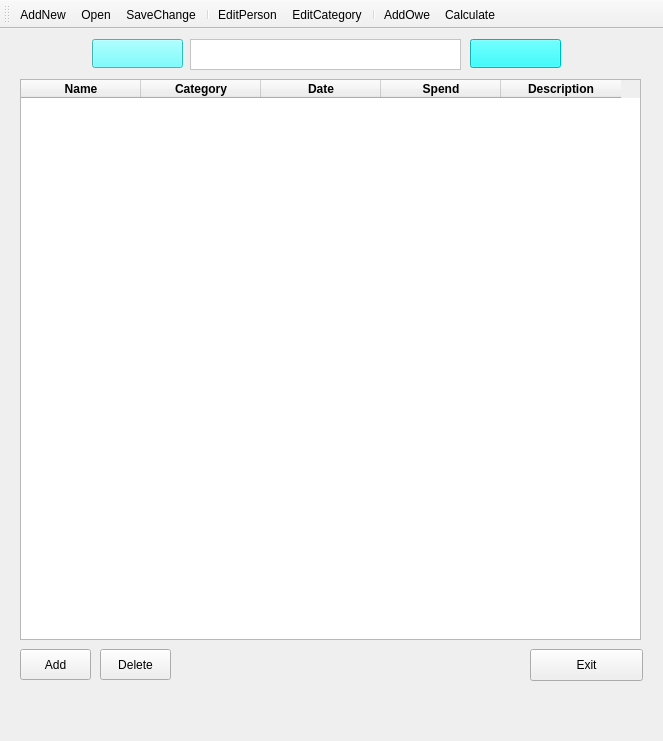
<?xml version="1.0" encoding="UTF-8"?>
<ui version="4.0">
 <class>MainWindow</class>
 <widget class="QMainWindow" name="MainWindow">
  <property name="geometry">
   <rect>
    <x>0</x>
    <y>0</y>
    <width>663</width>
    <height>741</height>
   </rect>
  </property>
  <property name="sizePolicy">
   <sizepolicy hsizetype="Fixed" vsizetype="Fixed">
    <horstretch>0</horstretch>
    <verstretch>0</verstretch>
   </sizepolicy>
  </property>
  <property name="minimumSize">
   <size>
    <width>663</width>
    <height>741</height>
   </size>
  </property>
  <property name="maximumSize">
   <size>
    <width>663</width>
    <height>741</height>
   </size>
  </property>
  <property name="contextMenuPolicy">
   <enum>Qt::DefaultContextMenu</enum>
  </property>
  <property name="windowTitle">
   <string>PyBill</string>
  </property>
  <property name="autoFillBackground">
   <bool>false</bool>
  </property>
  <property name="styleSheet">
   <string notr="true"/>
  </property>
  <widget class="QWidget" name="centralwidget">
   <property name="styleSheet">
    <string notr="true"/>
   </property>
   <widget class="QPushButton" name="exit">
    <property name="geometry">
     <rect>
      <x>530</x>
      <y>620</y>
      <width>113</width>
      <height>32</height>
     </rect>
    </property>
    <property name="sizePolicy">
     <sizepolicy hsizetype="Fixed" vsizetype="Fixed">
      <horstretch>0</horstretch>
      <verstretch>0</verstretch>
     </sizepolicy>
    </property>
    <property name="text">
     <string>Exit</string>
    </property>
   </widget>
   <widget class="QTableWidget" name="tableWidget">
    <property name="geometry">
     <rect>
      <x>20</x>
      <y>50</y>
      <width>621</width>
      <height>561</height>
     </rect>
    </property>
    <property name="sizePolicy">
     <sizepolicy hsizetype="Fixed" vsizetype="Expanding">
      <horstretch>0</horstretch>
      <verstretch>0</verstretch>
     </sizepolicy>
    </property>
    <property name="layoutDirection">
     <enum>Qt::LeftToRight</enum>
    </property>
    <property name="styleSheet">
     <string notr="true"/>
    </property>
    <property name="horizontalScrollBarPolicy">
     <enum>Qt::ScrollBarAlwaysOff</enum>
    </property>
    <property name="sizeAdjustPolicy">
     <enum>QAbstractScrollArea::AdjustToContents</enum>
    </property>
    <property name="autoScroll">
     <bool>true</bool>
    </property>
    <property name="editTriggers">
     <set>QAbstractItemView::DoubleClicked</set>
    </property>
    <property name="sortingEnabled">
     <bool>true</bool>
    </property>
    <property name="columnCount">
     <number>5</number>
    </property>
    <attribute name="horizontalHeaderVisible">
     <bool>true</bool>
    </attribute>
    <attribute name="horizontalHeaderDefaultSectionSize">
     <number>120</number>
    </attribute>
    <attribute name="horizontalHeaderHighlightSections">
     <bool>true</bool>
    </attribute>
    <attribute name="horizontalHeaderMinimumSectionSize">
     <number>120</number>
    </attribute>
    <attribute name="verticalHeaderVisible">
     <bool>true</bool>
    </attribute>
    <attribute name="verticalHeaderHighlightSections">
     <bool>false</bool>
    </attribute>
    <column>
     <property name="text">
      <string>Name</string>
     </property>
     <property name="font">
      <font>
       <weight>75</weight>
       <bold>true</bold>
      </font>
     </property>
    </column>
    <column>
     <property name="text">
      <string>Category</string>
     </property>
     <property name="font">
      <font>
       <weight>75</weight>
       <bold>true</bold>
      </font>
     </property>
    </column>
    <column>
     <property name="text">
      <string>Date</string>
     </property>
     <property name="font">
      <font>
       <weight>75</weight>
       <bold>true</bold>
      </font>
     </property>
    </column>
    <column>
     <property name="text">
      <string>Spend</string>
     </property>
     <property name="font">
      <font>
       <weight>75</weight>
       <bold>true</bold>
      </font>
     </property>
    </column>
    <column>
     <property name="text">
      <string>Description</string>
     </property>
     <property name="font">
      <font>
       <weight>75</weight>
       <bold>true</bold>
      </font>
     </property>
    </column>
   </widget>
   <widget class="QTextBrowser" name="Month">
    <property name="geometry">
     <rect>
      <x>190</x>
      <y>10</y>
      <width>271</width>
      <height>31</height>
     </rect>
    </property>
    <property name="styleSheet">
     <string notr="true">background-color: rgb(255, 255, 255);</string>
    </property>
   </widget>
   <widget class="QPushButton" name="PreviousMonth">
    <property name="geometry">
     <rect>
      <x>92</x>
      <y>10</y>
      <width>91</width>
      <height>29</height>
     </rect>
    </property>
    <property name="minimumSize">
     <size>
      <width>91</width>
      <height>29</height>
     </size>
    </property>
    <property name="maximumSize">
     <size>
      <width>91</width>
      <height>29</height>
     </size>
    </property>
    <property name="toolTip">
     <string>&lt;html&gt;&lt;head/&gt;&lt;body&gt;&lt;p&gt;Previous Month&lt;/p&gt;&lt;/body&gt;&lt;/html&gt;</string>
    </property>
    <property name="layoutDirection">
     <enum>Qt::LeftToRight</enum>
    </property>
    <property name="styleSheet">
     <string notr="true">background-color: rgb(85, 255, 255);</string>
    </property>
    <property name="text">
     <string/>
    </property>
    <property name="icon">
     <iconset resource="../Resource/Icon.qrc">
      <normaloff>:/icon/Icon/Previous.png</normaloff>:/icon/Icon/Previous.png</iconset>
    </property>
   </widget>
   <widget class="QPushButton" name="NextMonth">
    <property name="geometry">
     <rect>
      <x>470</x>
      <y>10</y>
      <width>91</width>
      <height>29</height>
     </rect>
    </property>
    <property name="minimumSize">
     <size>
      <width>91</width>
      <height>29</height>
     </size>
    </property>
    <property name="maximumSize">
     <size>
      <width>91</width>
      <height>29</height>
     </size>
    </property>
    <property name="toolTip">
     <string>&lt;html&gt;&lt;head/&gt;&lt;body&gt;&lt;p&gt;Next Month&lt;/p&gt;&lt;/body&gt;&lt;/html&gt;</string>
    </property>
    <property name="layoutDirection">
     <enum>Qt::LeftToRight</enum>
    </property>
    <property name="styleSheet">
     <string notr="true">background-color: rgb(0, 255, 255);</string>
    </property>
    <property name="text">
     <string/>
    </property>
    <property name="icon">
     <iconset resource="../Resource/Icon.qrc">
      <normaloff>:/icon/Icon/Forward.png</normaloff>:/icon/Icon/Forward.png</iconset>
    </property>
   </widget>
   <widget class="QPushButton" name="addRow">
    <property name="geometry">
     <rect>
      <x>20</x>
      <y>620</y>
      <width>71</width>
      <height>31</height>
     </rect>
    </property>
    <property name="toolTip">
     <string>&lt;html&gt;&lt;head/&gt;&lt;body&gt;&lt;p&gt;Add New Record&lt;/p&gt;&lt;/body&gt;&lt;/html&gt;</string>
    </property>
    <property name="text">
     <string>Add</string>
    </property>
    <property name="icon">
     <iconset resource="../Resource/Icon.qrc">
      <normaloff>:/icon/Icon/Add.png</normaloff>:/icon/Icon/Add.png</iconset>
    </property>
   </widget>
   <widget class="QPushButton" name="delRow">
    <property name="geometry">
     <rect>
      <x>100</x>
      <y>620</y>
      <width>71</width>
      <height>31</height>
     </rect>
    </property>
    <property name="toolTip">
     <string>&lt;html&gt;&lt;head/&gt;&lt;body&gt;&lt;p&gt;Remove Record&lt;/p&gt;&lt;/body&gt;&lt;/html&gt;</string>
    </property>
    <property name="text">
     <string>Delete</string>
    </property>
    <property name="icon">
     <iconset resource="../Resource/Icon.qrc">
      <normaloff>:/icon/Icon/Remove.png</normaloff>:/icon/Icon/Remove.png</iconset>
    </property>
   </widget>
  </widget>
  <widget class="QToolBar" name="toolBar">
   <property name="windowTitle">
    <string>toolBar</string>
   </property>
   <attribute name="toolBarArea">
    <enum>TopToolBarArea</enum>
   </attribute>
   <attribute name="toolBarBreak">
    <bool>false</bool>
   </attribute>
   <addaction name="AddNew"/>
   <addaction name="OpenNew"/>
   <addaction name="save_change"/>
   <addaction name="separator"/>
   <addaction name="edit_person"/>
   <addaction name="edit_cate"/>
   <addaction name="separator"/>
   <addaction name="edit_owe"/>
   <addaction name="Calculate"/>
  </widget>
  <action name="OpenNew">
   <property name="icon">
    <iconset resource="../Resource/Icon.qrc">
     <normaloff>:/icon/Icon/icons8-open-parcel-32.png</normaloff>:/icon/Icon/icons8-open-parcel-32.png</iconset>
   </property>
   <property name="text">
    <string>Open</string>
   </property>
   <property name="toolTip">
    <string>Open New </string>
   </property>
  </action>
  <action name="AddNew">
   <property name="icon">
    <iconset resource="../Resource/Icon.qrc">
     <normaloff>:/icon/Icon/icons8-new-copy-32.png</normaloff>:/icon/Icon/icons8-new-copy-32.png</iconset>
   </property>
   <property name="text">
    <string>AddNew</string>
   </property>
   <property name="toolTip">
    <string>Add New</string>
   </property>
  </action>
  <action name="save_change">
   <property name="icon">
    <iconset resource="../Resource/Icon.qrc">
     <normaloff>:/icon/Icon/icons8-save-32.png</normaloff>:/icon/Icon/icons8-save-32.png</iconset>
   </property>
   <property name="text">
    <string>SaveChange</string>
   </property>
   <property name="toolTip">
    <string>Save Change</string>
   </property>
  </action>
  <action name="edit_person">
   <property name="icon">
    <iconset resource="../Resource/Icon.qrc">
     <normaloff>:/icon/Icon/user (1).png</normaloff>:/icon/Icon/user (1).png</iconset>
   </property>
   <property name="text">
    <string>EditPerson</string>
   </property>
   <property name="toolTip">
    <string>Edit Person</string>
   </property>
  </action>
  <action name="edit_cate">
   <property name="icon">
    <iconset resource="../Resource/Icon.qrc">
     <normaloff>:/icon/Icon/list.png</normaloff>:/icon/Icon/list.png</iconset>
   </property>
   <property name="text">
    <string>EditCategory</string>
   </property>
   <property name="toolTip">
    <string>EditCategory</string>
   </property>
  </action>
  <action name="edit_owe">
   <property name="icon">
    <iconset resource="../Resource/Icon.qrc">
     <normaloff>:/icon/Icon/money-flow.png</normaloff>:/icon/Icon/money-flow.png</iconset>
   </property>
   <property name="text">
    <string>AddOwe</string>
   </property>
   <property name="toolTip">
    <string>AddOwe</string>
   </property>
  </action>
  <action name="Calculate">
   <property name="icon">
    <iconset resource="../Resource/Icon.qrc">
     <normaloff>:/icon/Icon/calculator.png</normaloff>:/icon/Icon/calculator.png</iconset>
   </property>
   <property name="text">
    <string>Calculate</string>
   </property>
   <property name="toolTip">
    <string>Calculate</string>
   </property>
  </action>
 </widget>
 <resources>
  <include location="../Resource/Icon.qrc"/>
 </resources>
 <connections/>
</ui>
